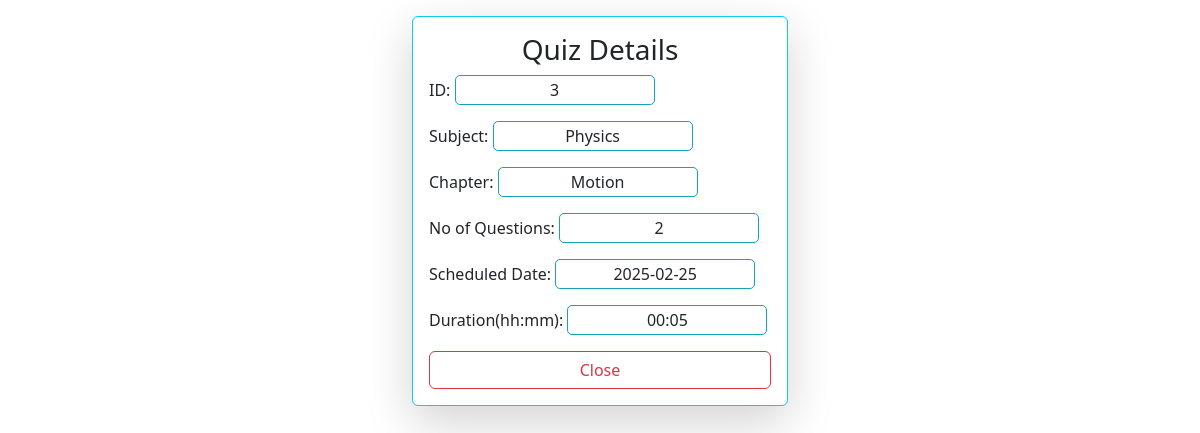
The page /quiz_view/3/ (signed in) on the database its author committed.
### backend/models.py (models this page shows)
class Quiz(db.Model):
    __tablename__ = "quiz"
    id = db.Column(db.Integer, primary_key=True)
    date = db.Column(db.Date, nullable=False)
    duration = db.Column(db.Integer, nullable=False)
    chapter_id = db.Column(db.Integer, db.ForeignKey('chapter.id'), nullable=False)
    questions = db.relationship('Question', backref='quiz', lazy=True)
    scores = db.relationship('Score', backref='quiz', lazy=True)

class Subject(db.Model):
    __tablename__ = "subject"
    id = db.Column(db.Integer, primary_key=True)
    name = db.Column(db.String(100), nullable=False)
    desc = db.Column(db.String(200), nullable=False)
    chapters = db.relationship('Chapter', backref='subject', lazy=True)

class Chapter(db.Model):
    __tablename__ = "chapter"
    id = db.Column(db.Integer, primary_key=True)
    name = db.Column(db.String(100), nullable=False)
    desc = db.Column(db.String(200), nullable=False, default="No Description")
    subject_id = db.Column(db.Integer, db.ForeignKey('subject.id'), nullable=False)
    quizzes = db.relationship('Quiz', backref='chapter', lazy=True)

### backend/controllers.py (the view)
@app.route("/quiz_view/<int:qid>/")
@login_required
def quiz_view(qid):
    quiz = Quiz.query.get_or_404(qid)
    chapter = quiz.chapter
    subject = chapter.subject
    return render_template('quiz_view.html', user=current_user, quiz=quiz, chapter=chapter, subject=subject)

### app.py (called while the page is built)
def start():
    quiz_app = Flask(__name__)
    quiz_app.config["SQLALCHEMY_DATABASE_URI"]="sqlite:///quiz_db.sqlite3"
    quiz_app.config["SECRET_KEY"] = "this_is_a_secret_for_quiz_app"
    db.init_app(quiz_app)
    quiz_app.app_context().push()
    quiz_app.debug = True
    db.create_all()
    create_admin()
    login_manager = LoginManager()
    login_manager.login_view = 'login'
    login_manager.init_app(quiz_app)
    @login_manager.user_loader
    def load_user(id):
        return User.query.get(int(id))
    print("Quiz app is running... ")

### templates/quiz_view.html (shortened to what this page needs)
{% extends "base.html" %}
{% block content %}
<div class="container col-md-4 col-md-offset-4">
    <div class="card border-info shadow-lg p-3 mb-5 bg-white rounded mt-3">
        <h3 class="text-center">Quiz Details</h3>
        <p>ID: <span>{{ quiz.id }}</span></p>
        <p>Subject: <span>{{ subject.name }}</span></p>
        <p>Chapter: <span>{{ chapter.name }}</span></p>
        <p>No of Questions: <span>{{ quiz.questions|length }}</span></p>
        <p>Scheduled Date: <span>{{ quiz.date }}</span></p>
        <p>Duration(hh:mm): <span>{{ quiz.duration }}</span></p>
        <a href="{{ url_for('user') }}" class="btn btn-outline-danger w-auto">Close</a>
    </div>
</div>
{% endblock %}

### templates/quiz_view.html (style rules this page uses)
span { display: inline-block; width:200px; align-items: center; text-align: center; border: 1px solid #17a2b8; padding: 2px 5px; border-radius: 5px; }

### rows shown on the page
Quiz: id "3", date "2025-02-25", duration "00:05"
Subject: name "Physics"
Chapter: name "Motion"

### other values the page prints
{{ quiz.questions|length }} "2"
